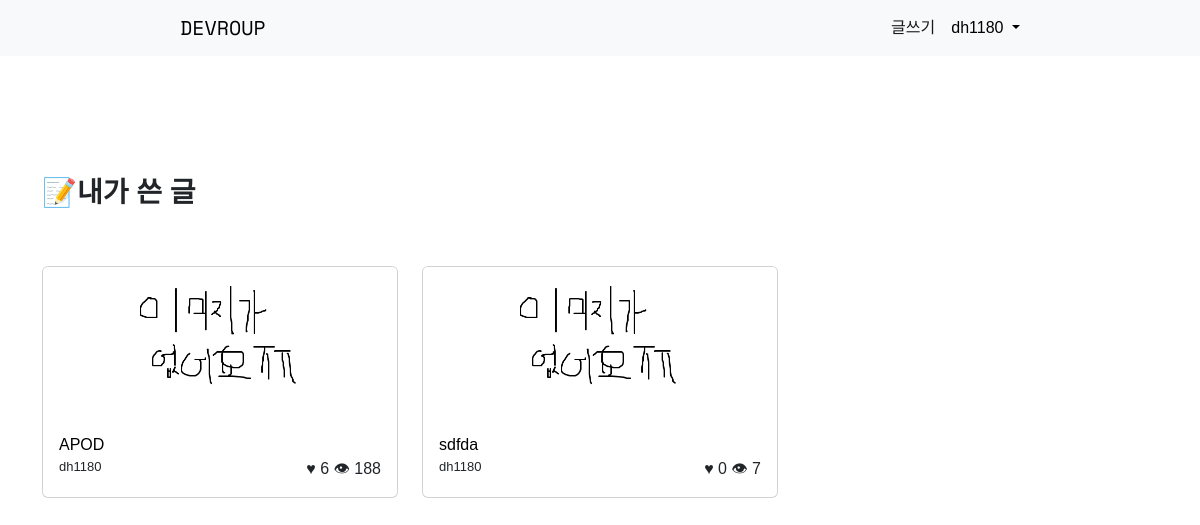
The page /user/user_posts/ (signed in) on the database as committed earlier.
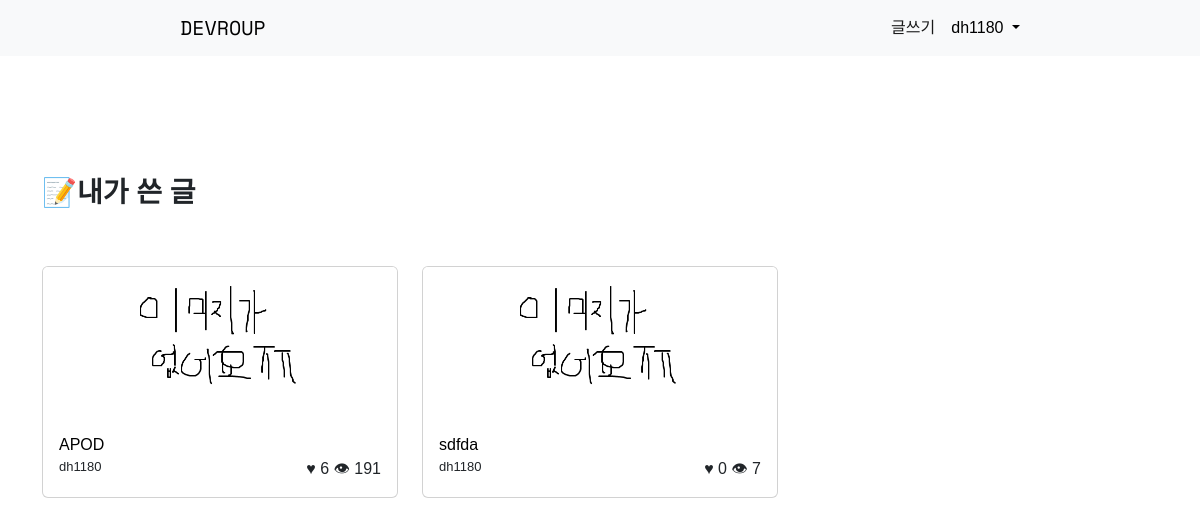
The same page on the database as committed later.
### community/models.py (models this page shows, shortened)
class Post(models.Model):
    title = models.CharField(max_length=200)
    author = models.CharField(max_length=30, null=True)
    hit = models.IntegerField(default=0)
    like = models.IntegerField(default=0)
    date = models.DateTimeField(auto_now_add=True)
    image = models.ImageField(upload_to='community_thumbnail', null=True)
    content = MarkdownxField()

### user/views.py (the view)
# urls.py: path('user_posts/', views.user_posts, name='user_posts'),
def user_posts(request):
    posts = Post.objects.filter(author=request.user.username).order_by('-date')
    return render(request, 'user/user_posts.html', {'posts': posts})

### user/templates/user/user_posts.html
{% extends 'community/base.html' %} {% block content %}
<br /><br /><br /><br /><br />
<div class="container">
    <div class="row mb-5">
        <h3 style="font-weight: 1000;">📝내가 쓴 글</h3>
    </div>
    <div class="row">
        {% for post in posts %}
        <div class="col-4 mb-5">
            <div class="card h-100">
                <div class="media-container">
                    <img
                        src="{{ post.image.url }}"
                        class="card-img-top"
                        style="object-fit: cover; height: 150px;"
                    />
                </div>
                <div class="card-body">
                    <a
                        class="card-title stretched-link"
                        href="{% url 'community:post_detail' pk=post.pk %}"
                        >{{ post.title }}</a
                    >
                    <br />
                    <div class="row">
                        <div class="col-6" style="font-size: small">
                            {{ post.author }}
                        </div>
                        <div class="col-6 text-end">
                            ♥&nbsp;{{ post.like }}
                            👁&nbsp;{{ post.hit }}
                        </div>
                    </div>
                </div>
            </div>
        </div>
        {% endfor %}
    </div>
{% endblock content %}

### community/templates/community/base.html (shortened to what this page needs)
{% load static %} {% load socialaccount %}
<!DOCTYPE html>
<html lang="en">
    <head>
        <link
            href="https://cdn.jsdelivr.net/npm/bootstrap@5.2.3/dist/css/bootstrap.min.css"
            rel="stylesheet"
        />
    </head>
    <body id="ajax">
        <nav class="navbar navbar-expand-lg bg-light">
            <div class="container-fluid">
                <a
                    class="navbar-brand"
                    href="/"
                    style="margin-left: 10.5rem; font-family: 'Space Mono', monospace;"
                    >DEVROUP</a
                >
                <div
                    class="collapse navbar-collapse justify-content-end"
                    id="navbarSupportedContent"
                    style="margin-right: 10rem;"
                >
                    <ul class="navbar-nav mb-2 mb-lg-0">
                        {% if user.is_authenticated %}
                        <li>
                            <a class="nav-link active" href="{% url 'community:post_create' %}"
                                >글쓰기</a
                            >
                        </li>
                        <li class="nav-item dropdown">
                            <a
                                class="nav-link dropdown-toggle"
                                href="#"
                                id="navbarDropdown"
                                role="button"
                                data-bs-toggle="dropdown"
                                aria-expanded="false"
                            >
                                {{ user.username }}
                            </a>
                        </li>
                        {% endif %}
                    </ul>
                </div>
            </div>
        </nav>
        {% block content %} {% endblock %}
    </body>
</html>

### community/templates/community/base.html (style rules this page uses)
a:link { color: black; text-decoration: none; }
body { font-family: 'Noto Sans KR', sans-serif; }

Rows that differ between the two databases and show on the page:
changed Post "APOD": hit "188" → "191"
